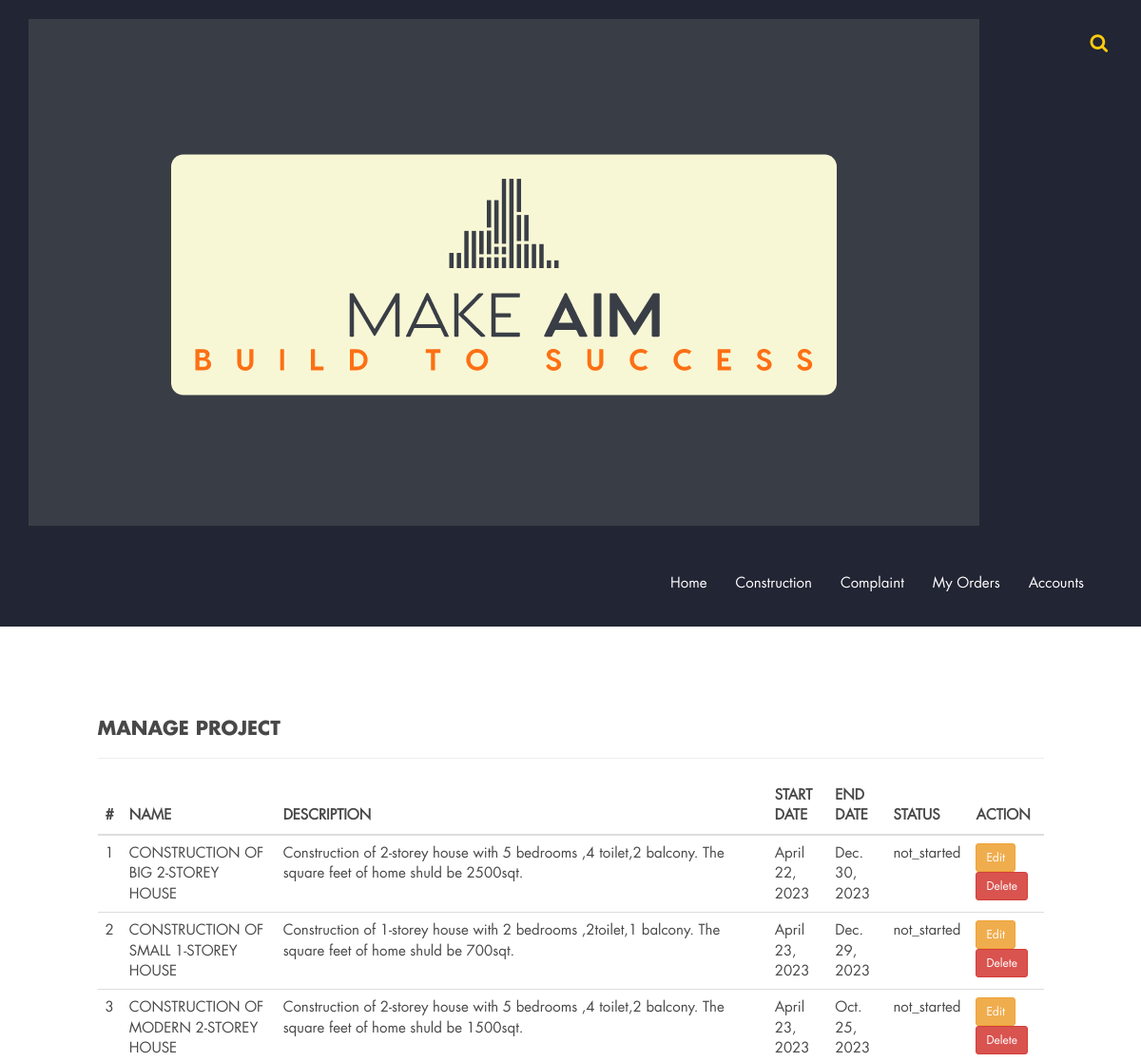
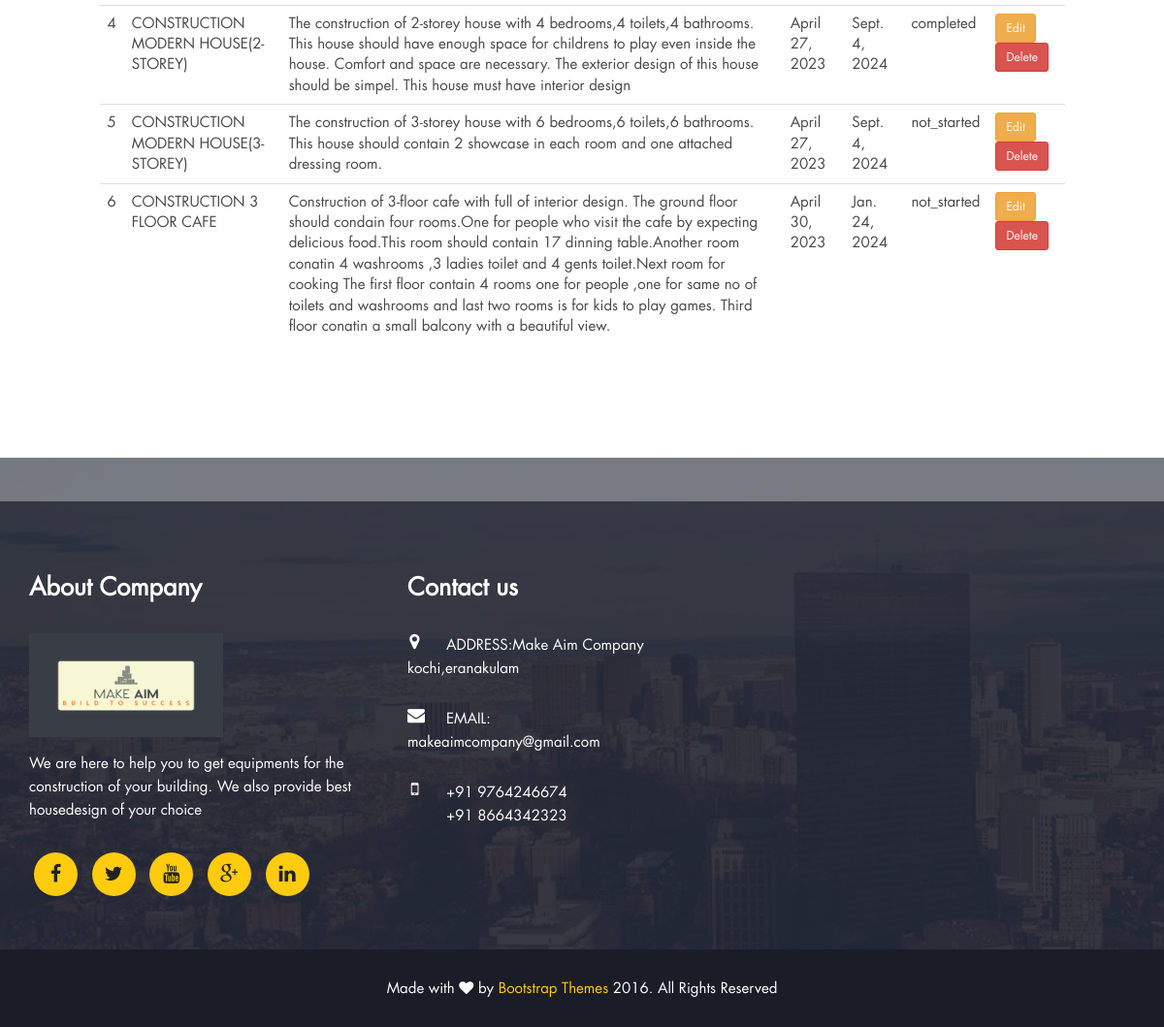
The app's page /project/ (signed in) with its own data (2 pictures, top to bottom).
### customer/models.py (models this page shows, shortened)
class Project(models.Model):
    name = models.CharField(max_length=100)
    description = models.TextField()
    start_date = models.DateField()
    end_date = models.DateField()
    budget = models.DecimalField(max_digits=8, decimal_places=2)
    status_choices = [
        ('not_started', 'Not Started'),
        ('in_progress', 'In Progress'),
        ('completed', 'Completed')
    ]
    status = models.CharField(choices=status_choices, max_length=20)
    customer = models.ForeignKey(
        to=User,
        on_delete=models.CASCADE
    )

### customer/views.py (the view)
# urls.py: path('project/', manage_project, name='custome_manage_project'),
@login_required
def manage_project(request):
    projects = Project.objects.filter(customer=request.user)
    return render(request, 'customer/manage_project.html', {'projects': projects})

### customer/templates/customer/manage_project.html
{% extends 'customer/shared/base.html' %}
{% load static %}
{% load crispy_forms_tags %}
{% block main %}
<br>
<br>
<br>
<br>
<div class="row">
    <div class="col-sm-1"></div>
    <div class="col-sm-10">
        <h3>Manage Project</h3>
        <hr>
        <table class="table">
            <thead>
                <tr>
                    <th>#</th>
                    <th>NAME</th>
                    <th>DESCRIPTION</th>
                    <th>START DATE</th>
                    <th>END DATE</th>
                    <th>STATUS</th>
                    <th>ACTION</th>
                </tr>
            </thead>
            <tbody>
                {% for project in projects %}
                <tr>
                    <td>{{ forloop.counter }}</td>
                    <td>{{ project.name }}</td>
                    <td>{{ project.description }}</td>
                    <td>{{ project.start_date }}</td>
                    <td>{{ project.end_date }}</td>
                    <td>{{ project.status }}</td>
                    <th>
                        <a href="{% url 'custome_edit_project' id=project.id %}" class="btn btn-warning btn-sm">Edit</a>
                        <a href="{% url 'custome_delete_project' id=project.id %}" class="btn btn-danger btn-sm">Delete</a>
                    </th>
                </tr>
                {% endfor %}
            </tbody>
        </table>
    </div>
    <div class="col-sm-1"></div>
</div>
<br>
<br>
<br>
<br>
{% endblock main %}

### static/css/bootsnav.css (style rules this page uses)
body { -webkit-transition: all 0.3s ease-in-out; -moz-transition: all 0.3s ease-in-out; -o-transition: all 0.3s ease-in-out; -ms-transition: all 0.3s ease-in-out; transition: all 0.3s ease-in-out; }

### static/css/custom.css (style rules this page uses)
body { font-size: 15px; line-height: 24px; font-family: 'futura_ltbook', sans-serif; color: #484848; }
h1, h2, h3, h4, h5, h6 { font-weight: bold; text-transform: uppercase; color: #484848; font-family: 'futura_ltbold', sans-serif; }
h3 { font-size: 20px; margin: 0 0 10px; }
a,button { outline: 0 !important; }

### records on screen
Project: name "CONSTRUCTION OF BIG 2-STOREY HOUSE", description "Construction of 2-storey house with 5 bedrooms ,4 toilet,2 balcony. The square feet of home shuld be 2500sqt.", start_date "April 22, 2023", end_date "Dec. 30, 2023", status "not_started"
Project: name "CONSTRUCTION OF SMALL 1-STOREY HOUSE", description "Construction of 1-storey house with 2 bedrooms ,2toilet,1 balcony. The square feet of home shuld be 700sqt.", start_date "April 23, 2023", end_date "Dec. 29, 2023", status "not_started"
Project: name "CONSTRUCTION OF MODERN 2-STOREY HOUSE", description "Construction of 2-storey house with 5 bedrooms ,4 toilet,2 balcony. The square feet of home shuld be 1500sqt.", start_date "April 23, 2023", end_date "Oct. 25, 2023", status "not_started"
Project: name "CONSTRUCTION MODERN HOUSE(2-STOREY)", description "The construction of 2-storey house with 4 bedrooms,4 toilets,4 bathrooms. This house should have enough space for childrens to play even inside the house. Comfort and space are necessary. The exterior design of this house should be simpel. This house must have interior design", start_date "April 27, 2023", end_date "Sept. 4, 2024", status "completed"
Project: name "CONSTRUCTION MODERN HOUSE(3-STOREY)", description "The construction of 3-storey house with 6 bedrooms,6 toilets,6 bathrooms. This house should contain 2 showcase in each room and one attached dressing room.", start_date "April 27, 2023", end_date "Sept. 4, 2024", status "not_started"
Project: name "CONSTRUCTION 3 FLOOR CAFE", description "Construction of 3-floor cafe with full of interior design. The ground floor should condain four rooms.One for people who visit the cafe by expecting delicious food.This room should contain 17 dinning table.Another room conatin 4 washrooms ,3 ladies toilet and 4 gents toilet.Next room for cooking The first floor contain 4 rooms one for people ,one for same no of toilets and washrooms and last two rooms is for kids to play games. Third floor conatin a small balcony with a beautiful view.", start_date "April 30, 2023", end_date "Jan. 24, 2024", status "not_started"
